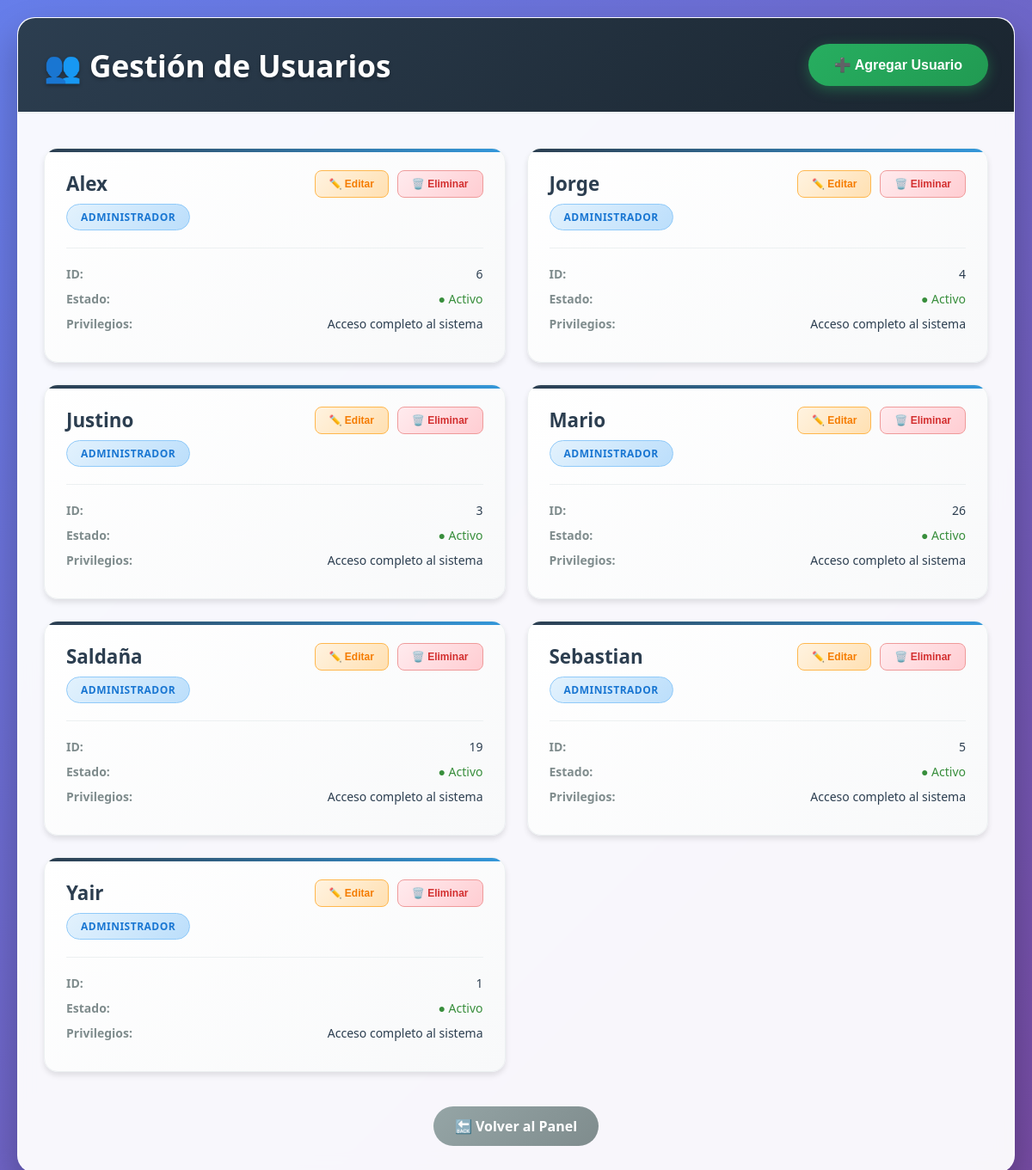
The page /usuarios on the database its author committed.
### tables this page shows
CREATE TABLE usuarios (
            id INTEGER PRIMARY KEY AUTOINCREMENT,
            usuario TEXT UNIQUE NOT NULL,
            password TEXT NOT NULL,
            nivel INTEGER NOT NULL
        );

### app.py (the view)
@app.route("/usuarios")
def usuarios():
    try:
        conn = sqlite3.connect(DB_PATH)
        cur = conn.cursor()
        cur.execute("SELECT id, usuario, nivel FROM usuarios ORDER BY usuario")
        usuarios_db = cur.fetchall()
        conn.close()
        usuarios_list = []
        for user in usuarios_db:
            usuarios_list.append({
                "id": user[0],
                "usuario": user[1],
                "rol": "Administrador"  # Siempre será Administrador
            })
    except Exception as e:
        print(f"Error al cargar usuarios: {e}")
        usuarios_list = [
            {"id": 1, "usuario": "admin", "rol": "Administrador"},
        ]
    return render_template("usuarios.html", usuarios=usuarios_list)

### templates/usuarios.html (shortened to what this page needs)
<!DOCTYPE html>
<html lang="es">
<head>
    <link rel="stylesheet" href="{{ url_for('static', filename='css/admin.css') }}">
    <link rel="stylesheet" href="{{ url_for('static', filename='css/usuarios.css') }}">
</head>
<body>
    <div class="usuarios-container">
        <div class="usuarios-header">
            <h1>👥 Gestión de Usuarios</h1>
            <button class="btn-agregar-usuario" onclick="abrirModalAgregar()">
                ➕ Agregar Usuario
            </button>
        </div>
        <div class="usuarios-grid">
            {% for usuario in usuarios %}
            <div class="usuario-card">
                <div class="usuario-header">
                    <div class="usuario-info">
                        <h3>{{ usuario.usuario }}</h3>
                        <span class="usuario-rol rol-admin">
                            Administrador
                        </span>
                    </div>
                    <div class="usuario-acciones">
                        <button class="btn-editar" onclick="editarUsuario({{ usuario.id }}, '{{ usuario.usuario }}')">
                            ✏️ Editar
                        </button>
                        <button class="btn-eliminar" onclick="eliminarUsuario({{ usuario.id }}, '{{ usuario.usuario }}')">
                            🗑️ Eliminar
                        </button>
                    </div>
                </div>
                <div class="usuario-detalles">
                    <div class="detalle-item">
                        <span class="detalle-label">ID:</span>
                        <span class="detalle-valor">{{ usuario.id }}</span>
                    </div>
                    <div class="detalle-item">
                        <span class="detalle-label">Estado:</span>
                        <span class="detalle-valor" style="color: #388e3c;">● Activo</span>
                    </div>
                    <div class="detalle-item">
                        <span class="detalle-label">Privilegios:</span>
                        <span class="detalle-valor">Acceso completo al sistema</span>
                    </div>
                </div>
            </div>
            {% endfor %}
        </div>
        <div class="actions">
            <a href="{{ url_for('admin') }}" class="btn-back">🔙 Volver al Panel</a>
        </div>
    </div>
</body>
</html>

### static/css/admin.css (style rules this page uses)
:root { --ls-blue: #232f64; --ls-blue-2: #2c3b7a; --ls-blue-dark: #1a2450; --ls-blue-light: #f0f2fa; --accent: #b91f31; --accent-dark: #9a1a28; --muted: #666; --muted-light: #888; --card-bg: #ffffff; --border-radius: 12px; --shadow-soft: 0 4px 20px rgba(35, 47, 100, 0.08); --shadow-medium: 0 8px 30px rgba(35, 47, 100, 0.12); --shadow-strong: 0 12px 40px rgba(35, 47, 100, 0.15); --transition: all 0.3s cubic-bezier(0.25, 0.8, 0.25, 1); }
* { box-sizing: border-box; }

### rows shown on the page
usuarios: usuario "Alex", id "6"
usuarios: usuario "Jorge", id "4"
usuarios: usuario "Justino", id "3"
usuarios: usuario "Mario", id "26"
usuarios: usuario "Saldaña", id "19"
usuarios: usuario "Sebastian", id "5"
usuarios: usuario "Yair", id "1"
